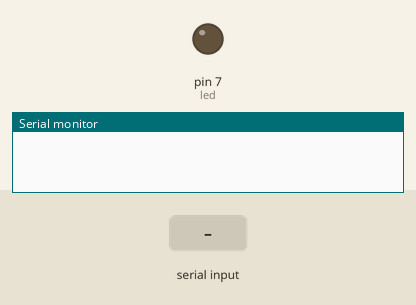
Simulated run of this sketch. Board: Arduino Uno, built with avr-gcc and run on an emulated ATmega328P. Shown: output pins drawn as LEDs (lit = HIGH), the last lines printed to the serial monitor. The inputs (shaded band) are chosen by the test bench.

Above: at 1.2 s.
1.3 s: "A" received over Serial
At 2.2 s:
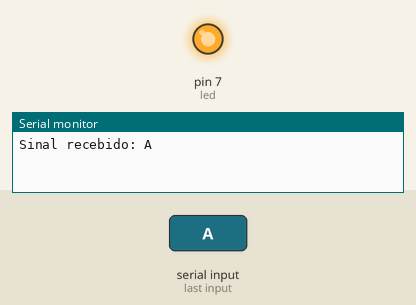
2.8 s: "a" received over Serial
At 3.4 s:
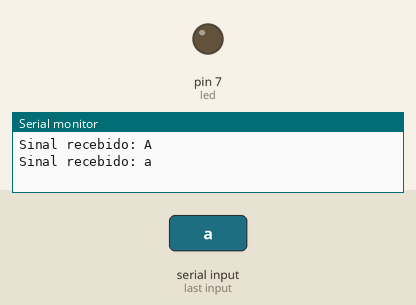
Timing chart, 0 to 5.8 s (numbered marks = the images above; inputs shaded):
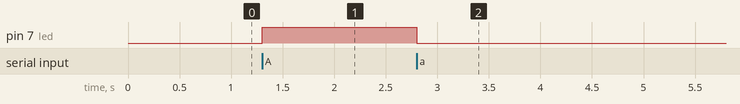

The sketch:

15_bluetooth-controle-led.ino
```cpp
#define led 7

void setup() {
  pinMode(led, OUTPUT);
  // Inicia a comunicação serial para receber dados do Bluetooth
  Serial.begin(9600);
}

void loop() {
  // Verifica se há algum dado disponível para leitura
  if (Serial.available()) {
    char c = Serial.read(); // Lê o caractere recebido

    Serial.print("Sinal recebido: ");
    Serial.println(c);

    // Se o caractere for 'A', acende o LED
    if (c == 'A') {
      digitalWrite(led, HIGH);
    }

    // Se o caractere for 'a', apaga o LED
    if (c == 'a') {
      digitalWrite(led, LOW);
    }
  }
}
```

Measured:
- after the input at 1.3 s, pin 7 (led): LOW → HIGH at once
- after the input at 2.8 s, pin 7 (led): HIGH → LOW at once
